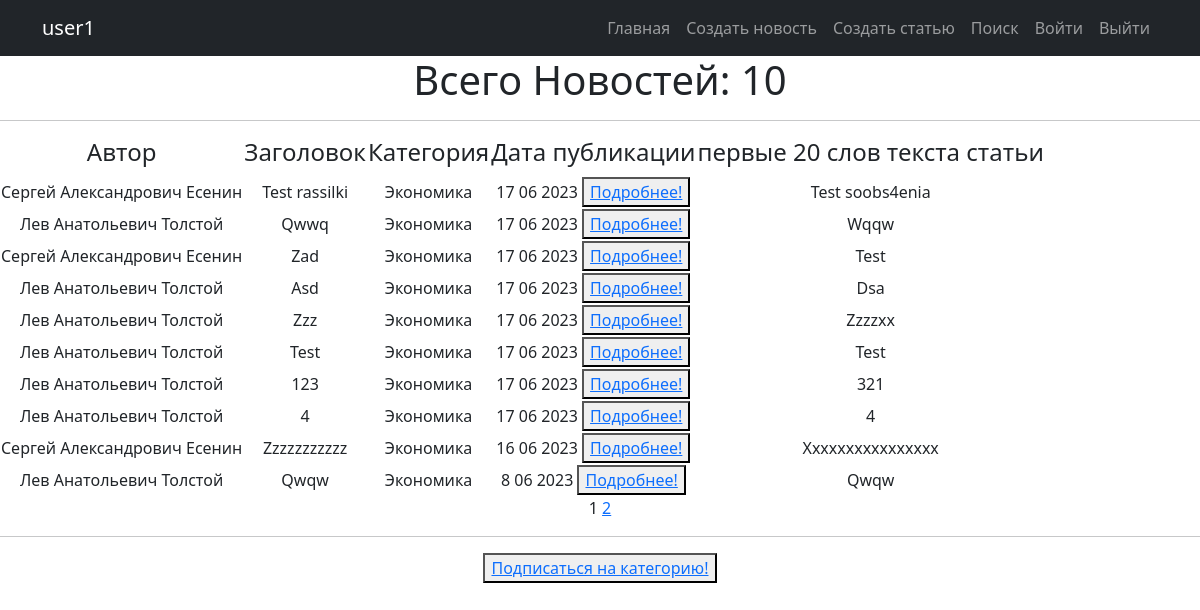
Page /categories/1/ (signed in) on the earlier database version.
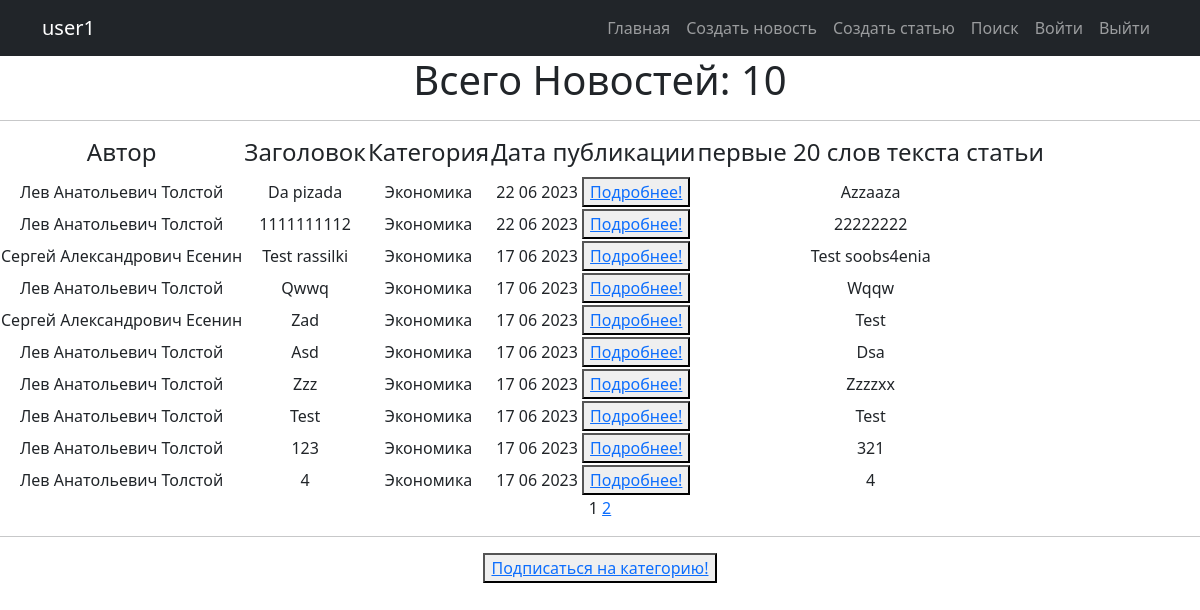
Same page on the later database version.
### news/models.py (models this page shows, shortened)
class Post(models.Model):
    objects = None
    article = 'AR'
    news = 'NE'
    POST = [
        (news, 'Новость'),
        (article, 'Статья')
    ]
    title = models.TextField(max_length=50)
    author = models.ForeignKey(Author, on_delete=models.CASCADE)
    time_in_comment = models.DateTimeField(auto_now_add=True)  #default=django.utils.timezone.now
    choice_title = models.CharField(max_length=2, choices=POST)
    post_text = models.TextField(max_length=500)
    categories = models.ManyToManyField('Category', through='PostCategory')
    rating_post = models.IntegerField(default=0)

class Author(models.Model):
    user_author = models.OneToOneField(User, on_delete=models.CASCADE)
    user_rating = models.IntegerField(default=0)

class Category(models.Model):
    objects = None
    economy = 'EC'
    politician = 'PL'
    worldnews = 'WN'
    hostnews = 'HN'
    sport = 'SP'
    POSITION = [
        (economy, 'Экономика'),
        (politician, 'Политика'),
        (worldnews, 'Мировые новости'),
        (hostnews, 'Местные новости'),
        (sport, 'Спортивные новости')
    ]
    category = models.CharField(max_length=2, choices=POSITION, default='HN', unique=True)
    subscribers = models.ManyToManyField(User, blank=True, related_name='categories')
    def __str__(self):
        return self.get_category_display()

### news/views.py (the view)
# urls.py: path('categories/<int:pk>/', CategoryList.as_view(), name='category_list'),
class CategoryList(LoginRequiredMixin, ListView):
    model = Post,
    template_name = 'news_category.html'
    context_object_name = 'all'
    paginate_by = 10
    def get_queryset(self):
        self.categories = get_object_or_404(Category, id=self.kwargs['pk'])
        queryset = Post.objects.filter(categories=self.categories).order_by('-time_in_comment')
        return queryset
    def get_context_data(self, **kwargs):
        context = super().get_context_data(**kwargs)
        context["is_not_subscriber"] = self.request.user not in self.categories.subscribers.all()
        context['category'] = self.categories
        return context

### news/templatetags/censure.py (called while the page is built)
@register.filter()
def censor(word):
    def multiple_replace(texts, replace_value):
        for i, j in replace_value.items():
            texts = texts.lower().replace(i, j)
        return texts
    replace_values = {'модели': 'м*****',
                      'джигурда': 'д*******',
                      'однако': 'о*****',
                      'директор': 'д*******',
                      'повтор': 'п*****'
                      }
    word = multiple_replace(word, replace_values)
    return word.capitalize()

### news/templatetags/custom_tags.py (called while the page is built)
@register.simple_tag(takes_context=True)
def url_replace(context, **kwargs):
   d = context['request'].GET.copy()
   for k, v in kwargs.items():
       d[k] = v
   return d.urlencode()

### templates/news_category.html (shortened to what this page needs)
{% extends 'flatpages/default.html' %}
{% load custom_tags %}
{% block content %}
{% load censure %}
    <h1>Всего Новостей: {{ all |length }} </h1>
    <hr>
    {% if all %}
        <table >
            <tr>
                <td><h4>Автор</h4></td>
                <td><h4>Заголовок</h4></td>
                <td><h4>Категория</h4></td>
                <td><h4>Дата публикации</h4></td>
                <td><h4>первые 20 слов текста статьи</h4></td>
            </tr>
            {% for news in all %}
            <tr>
                <td>{{ news.author.user_author.first_name }}</td>
                <td>{{ news.title | censor }}</td>
                <td>{%  for category in news.categories.all %}
                        {{category}}
                    {% endfor %}</td>
                <td>{{ news.time_in_comment |date:'j m Y'  }}
                        <button> <a href="/{{news.id}}"> Подробнее!</a> </button>
                </td>
                <td>{{ news.post_text |truncatewords:20 | censor }}</td>
            </tr>
            {% endfor %}
        </table>
    {% else %}
        <h2>Новостей нет!</h2>
    {% endif %}
   {{ page_obj.number }}
   {% if page_obj.has_next %}
       <a href="?{% url_replace page=page_obj.next_page_number %}">{{ page_obj.next_page_number }}</a>
   {% endif %}
<hr>
{% if is_not_subscriber %}
<button>
    <a href="subscribe"> Подписаться на категорию!</a>
 {% endif %}
</button>
{% endblock content %}

Differences in the rows shown:
no longer on this page (row unchanged): Post: author.user_author.first_name "Сергей Александрович Есенин", title|censor "Zzzzzzzzzzz", time_in_comment "16 06 2023", post_text|censor "Xxxxxxxxxxxxxxxx", Category (category "Экономика")
no longer on this page (row unchanged): Post: author.user_author.first_name "Лев Анатольевич Толстой", title|censor "Qwqw", time_in_comment "8 06 2023", post_text|censor "Qwqw", Category (category "Экономика")
added Post: author.user_author.first_name "Лев Анатольевич Толстой", title|censor "Da pizada", time_in_comment "22 06 2023", post_text|censor "Azzaaza", Category (category "Экономика")
added Post: author.user_author.first_name "Лев Анатольевич Толстой", title|censor "1111111112", time_in_comment "22 06 2023", post_text|censor "22222222", Category (category "Экономика")
